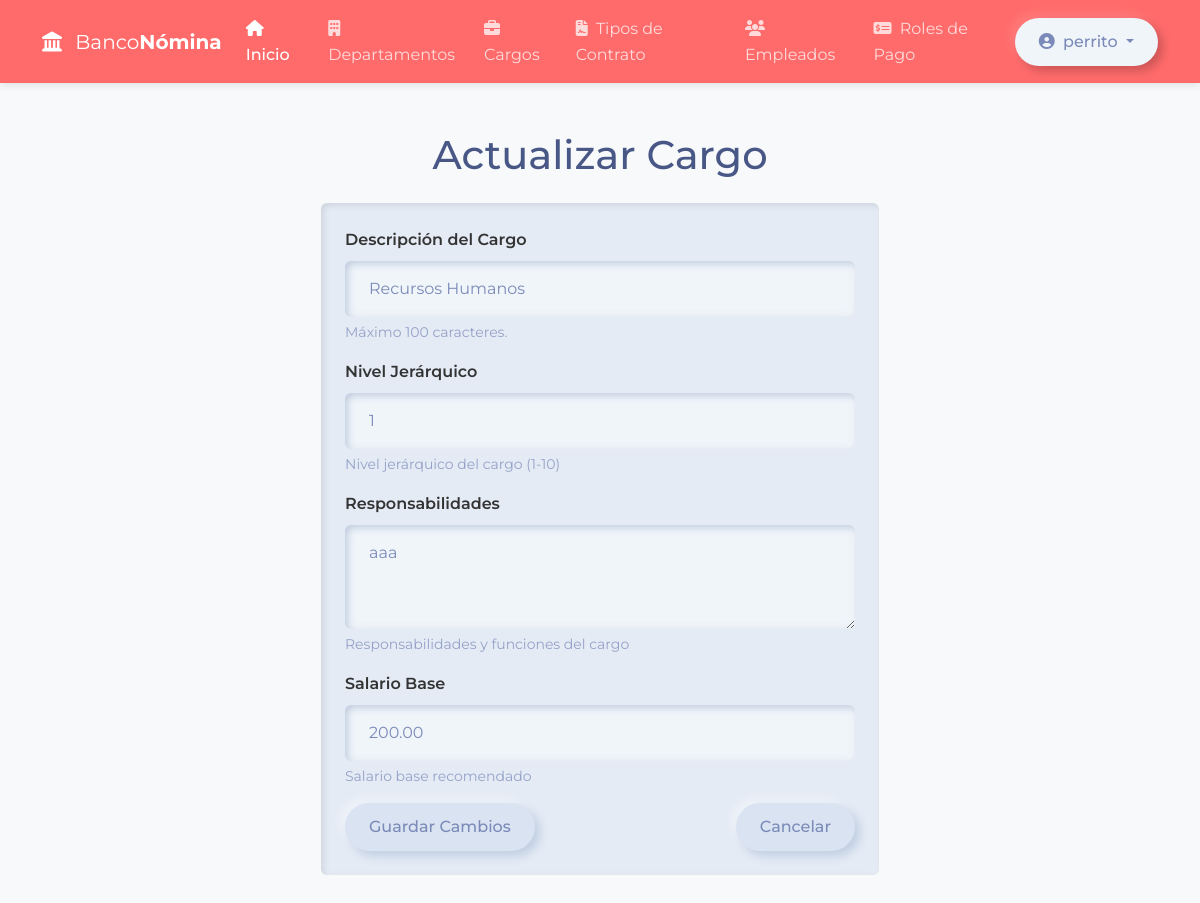
Screenshot of /core/cargos/update/5/ (signed in) with the database file from the repository.
### core/models.py (models this page shows, shortened)
class Cargo(models.Model):
    descripcion = models.CharField(max_length=100, unique=True, help_text="Nombre o descripción del cargo")
    nivel = models.PositiveSmallIntegerField(default=1, help_text="Nivel jerárquico del cargo (1-10)")
    responsabilidades = models.TextField(blank=True, help_text="Responsabilidades y funciones del cargo")
    salario_base = models.DecimalField(max_digits=10, decimal_places=2, null=True, blank=True, help_text="Salario base recomendado")
    class Meta:
        verbose_name = "Cargo"
        verbose_name_plural = "Cargos"
        ordering = ['nivel', 'descripcion']

### core/views.py (the view)
# urls.py: path('cargos/update/<int:id>/', views.UpdateCargo, name='UpdateCargo'),
@login_required
def UpdateCargo(request, id):
    cargo = get_object_or_404(Cargo, pk=id)
    if request.method == 'POST':
        form = CargoForm(request.POST, instance=cargo)
        if form.is_valid():
            form.save()
            messages.success(request, 'Cargo actualizado correctamente')
            return redirect('core:Cargos')
    else:
        form = CargoForm(instance=cargo)
    return render(request, 'cargo/cargo_update.html', {'form': form})

### core/templates/cargo/cargo_update.html (shortened to what this page needs)
{% extends "home.html" %}
{% block content %}
<main class="container my-5">
  <h1 class="text-center mb-4">Actualizar Cargo</h1>
  <form method="post" class="card card-body col-md-6 offset-md-3" novalidate>
    {% for field in form %}
      <div class="mb-3">
        <label for="{{ field.id_for_label }}" class="form-label">{{ field.label }}</label>
        {{ field }}
        {% if field.help_text %}
          <div class="form-text">{{ field.help_text }}</div>
        {% endif %}
      </div>
    {% endfor %}
    <div class="d-flex justify-content-between">
      <button type="submit" class="btn btn-primary">Guardar Cambios</button>
      <a href="{% url 'core:Cargos' %}" class="btn btn-secondary">Cancelar</a>
    </div>
  </form>
</main>
{% endblock %}

### core/templates/home.html (shortened to what this page needs)
<!DOCTYPE html>
<html lang="es">
<head>
  {% load static %}
  <link href="{% static 'css/bootstrap.min.css' %}" rel="stylesheet">
  <link href="https://cdnjs.cloudflare.com/ajax/libs/font-awesome/6.4.0/css/all.min.css" rel="stylesheet">
  <link href="{% static 'css/home.css' %}" rel="stylesheet">
</head>
<body>
<nav class="navbar navbar-expand-lg navbar-dark sticky-top">
  <div class="container">
    <a class="navbar-brand" href="{% url 'core:Inicio' %}">
      <i class="fas fa-landmark me-2"></i>
      Banco<span class="fw-bold text-accent">Nómina</span>
    </a>
    <div class="collapse navbar-collapse" id="navbarNav">
      <ul class="navbar-nav mx-auto">
        <li class="nav-item">
          <a class="nav-link active" href="{% url 'core:Inicio' %}"><i class="fas fa-home me-1"></i> Inicio</a>
        </li>
        <li class="nav-item">
          <a class="nav-link" href="{% url 'core:Departamentos' %}"><i class="fas fa-building me-1"></i> Departamentos</a>
        </li>
        <li class="nav-item">
          <a class="nav-link" href="{% url 'core:Cargos' %}"><i class="fas fa-briefcase me-1"></i> Cargos</a>
        </li>
        <li class="nav-item">
          <a class="nav-link" href="{% url 'core:Contrato' %}"><i class="fas fa-file-contract me-1"></i> Tipos de Contrato</a>
        </li>
        <li class="nav-item">
          <a class="nav-link" href="{% url 'core:Lista' %}"><i class="fas fa-users me-1"></i> Empleados</a>
        </li>
        <li class="nav-item">
          <a class="nav-link" href="{% url 'core:Nominas' %}"><i class="fas fa-money-check-alt me-1"></i> Roles de Pago</a>
        </li>
      </ul>
      <div class="d-flex">
        {% if user.is_authenticated %}
          <div class="dropdown">
            <button class="btn btn-outline-light dropdown-toggle" type="button" id="userDropdown" data-bs-toggle="dropdown" aria-expanded="false">
              <i class="fas fa-user-circle me-1"></i> {{ user.username }}
            </button>
          </div>
        {% else %}
          <a href="{% url 'core:signin' %}" class="btn btn-outline-light me-2"><i class="fas fa-sign-in-alt me-1"></i> Iniciar Sesión</a>
          <a href="{% url 'core:signup' %}" class="btn btn-accent"><i class="fas fa-user-plus me-1"></i> Registrarse</a>
        {% endif %}
      </div>
    </div>
  </div>
</nav>
{% block content %}{% endblock %}
</body>
</html>

### core/static/css/home.css (style rules this page uses)
body { font-family: 'Montserrat', sans-serif; line-height: 1.6; color: #333; background-color: #f8f9fa; }
:root { --accent-color: #ff6b6b; --accent-dark: #e14e4e; --text-light: #ffffff; --text-muted: #6c757d; }
.navbar { background-color: var(--accent-color); box-shadow: 0 2px 8px rgba(0, 0, 0, 0.1); }
.nav-link.active, .nav-link:hover { color: #fff; font-weight: 500; }
.btn { border-radius: 2rem; padding: 0.75rem 1.5rem; font-weight: 500; transition: all 0.3s; }

### rows the page displays
Cargo: form "Recursos Humanos" "1" "aaa" "200.00"

### other values shown
{{ user.username }} "perrito"
{{ field.label }} "Descripción del Cargo" "Nivel Jerárquico" "Responsabilidades" "Salario Base"
{{ field.help_text }} "Máximo 100 caracteres." "Nivel jerárquico del cargo (1-10)" "Responsabilidades y funciones del cargo" "Salario base recomendado"
